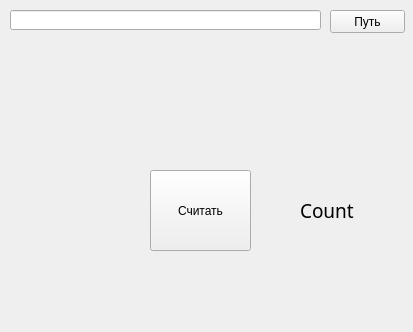
<?xml version="1.0" encoding="UTF-8"?>
<ui version="4.0">
 <class>Form</class>
 <widget class="QWidget" name="Form">
  <property name="geometry">
   <rect>
    <x>0</x>
    <y>0</y>
    <width>413</width>
    <height>332</height>
   </rect>
  </property>
  <property name="windowTitle">
   <string>Form</string>
  </property>
  <widget class="QPushButton" name="pushButton">
   <property name="geometry">
    <rect>
     <x>150</x>
     <y>170</y>
     <width>101</width>
     <height>81</height>
    </rect>
   </property>
   <property name="text">
    <string>Считать</string>
   </property>
  </widget>
  <widget class="QLabel" name="label">
   <property name="geometry">
    <rect>
     <x>300</x>
     <y>180</y>
     <width>61</width>
     <height>61</height>
    </rect>
   </property>
   <property name="font">
    <font>
     <family>Malgun Gothic</family>
     <pointsize>14</pointsize>
    </font>
   </property>
   <property name="text">
    <string>Count</string>
   </property>
  </widget>
  <widget class="QLineEdit" name="lineEdit">
   <property name="geometry">
    <rect>
     <x>10</x>
     <y>10</y>
     <width>311</width>
     <height>20</height>
    </rect>
   </property>
  </widget>
  <widget class="QPushButton" name="pushButton_2">
   <property name="geometry">
    <rect>
     <x>330</x>
     <y>10</y>
     <width>75</width>
     <height>23</height>
    </rect>
   </property>
   <property name="text">
    <string>Путь</string>
   </property>
  </widget>
 </widget>
 <resources/>
 <connections/>
</ui>
